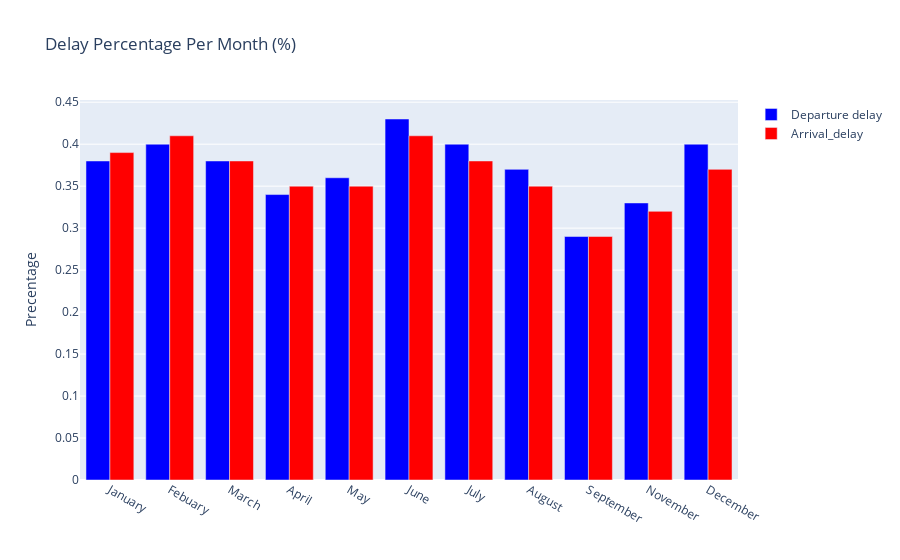

Write notebook code for a chart like this one.
### Code cell
All_flights['departure_delay'] = np.where(All_flights.DEPARTURE_DELAY>0,1,0)
All_flights['arival_delay'] = np.where(All_flights.ARRIVAL_DELAY>0,1,0)
bx = All_flights.groupby('MONTH').dep_delay.mean().round(2)

bx.index = bx.index.map(month)
trace1 = go.Bar(
    x=bx.index,
    y=bx.values,
    name = 'Departure delay',
    marker = dict(
        color = 'blue'
    )
)

bx = All_flights.groupby('MONTH').arr_delay.mean().round(2)
bx.index = bx.index.map(month)

trace2 = go.Bar(
    x=bx.index,
    y=bx.values,
    name='Arrival_delay',
    marker=dict(
        color = 'red'
    )
)

data = [trace1,trace2]
layout = go.Layout(
    title='Delay Percentage Per Month (%)', 
    yaxis = dict(title = 'Precentage')
)

figure = go.Figure(data=data, layout=layout)
py.iplot(figure)

### Figure 1 — Plotly figure (JSON) as saved in the notebook; plotly's stock layout.template omitted (floating-point values rounded to 4 significant figures)
{"data": [{"marker": {"color": "blue"}, "name": "Departure delay", "type": "bar", "x": ["January", "Febuary", "March", "April", "May", "June", "July", "August", "September", "November", "December"], "y": [0.38, 0.4, 0.38, 0.34, 0.36, 0.43, 0.4, 0.37, 0.29, 0.33, 0.4]}, {"marker": {"color": "red"}, "name": "Arrival_delay", "type": "bar", "x": ["January", "Febuary", "March", "April", "May", "June", "July", "August", "September", "November", "December"], "y": [0.39, 0.41, 0.38, 0.35, 0.35, 0.41, 0.38, 0.35, 0.29, 0.32, 0.37]}], "layout": {"title": {"text": "Delay Percentage Per Month (%)"}, "yaxis": {"title": {"text": "Precentage"}}}}
